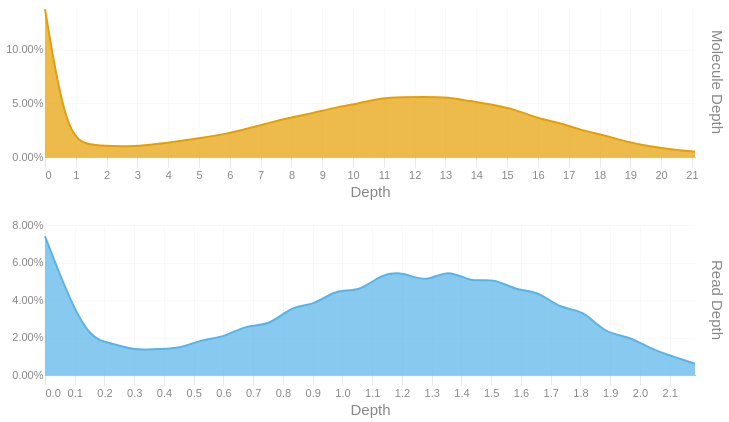

Notebook code cell kept with this figure:
### Code cell
readdep = depth_hist(tb['Read Depth'], q99, 3)
readdep = readdep.with_columns(pl.lit('Read Depth').alias('Metric'))
if not SKIPLR:
    moldep = depth_hist(tb['Molecule Depth'], mol_q99, 1)
    moldep = moldep.with_columns(pl.lit('Molecule Depth').alias('Metric'))
    _hist = pl.concat([readdep, moldep])
    _hist = _hist.filter(pl.col('Proportion') != 0)
    with SafeRender(_hist):
        (
            alt.Chart(_hist)        
            .mark_area(interpolate = "basis")
            .encode(
                x=alt.X('Bin:Q').scale(domainMin=0).axis(alt.Axis(title='Depth')),
                y = alt.Y('Proportion:Q', title = None).axis(format = '.2%'),
                color = alt.Color('Metric:N').legend(None),
                row = alt.Row("Metric:N").header(title = None, labelOrient = 'right'),
                tooltip = [
                    alt.Tooltip("Metric:N", title = "Metric"),
                    alt.Tooltip('Interval:N', title = "Depth Interval"),
                    alt.Tooltip('Proportion:Q', title = "% Alignments").format('.2%')
                ]
            )
            .resolve_scale(x='independent', y='independent')
            .properties(
                height = 150, width = 650,
                usermeta={'embedOptions': {'downloadFileName': f'{samplename}.depth.hist'}}
            )
        ).display()
else:
    readdep = readdep.filter(pl.col('Proportion') != 0)
    with SafeRender(readdep):
        (
            alt.Chart(readdep)        
            .mark_area(interpolate = "basis")
            .encode(
                x=alt.X('Bin:Q').scale(domainMin=0).axis(alt.Axis(title='Depth')),
                y = alt.Y('Proportion:Q', title = None).axis(format = '.2%'),
                tooltip = [
                    alt.Tooltip('Interval:N', title = "Depth Interval"),
                    alt.Tooltip('Proportion:Q', title = "% Alignments").format('.2%')
                ]
            )
            .properties(
                usermeta={'embedOptions': {'downloadFileName': f'{samplename}.depth.hist'}}
            )
        ).display()

### Figure 1 — Vega-Lite specification as saved in the notebook (floating-point values rounded to 4 significant figures)
{"width": 650, "height": 150, "config": {"title": {"anchor": "start", "dy": -15, "fontSize": 18, "color": "#888888", "subtitleColor": "#888888", "subtitleFontSize": 14}, "arc": {"fill": "#0072B2"}, "axis": {"domainColor": "#888888", "domainWidth": 0.5, "gridWidth": 0.2, "grid": false, "titleFontWeight": 400, "titleFontSize": 15, "labelFontSize": 11, "labelColor": "#888888", "tickColor": "#888888", "tickWidth": 0.2, "titleColor": "#888888"}, "axisBand": {"grid": false}, "axisX": {"grid": true, "tickSize": 10, "domainCap": "round"}, "axisY": {"domain": false, "grid": true, "tickSize": 0, "domainCap": "round"}, "background": "transparent", "header": {"labelFontSize": 15, "labelColor": "#888888", "titleFontSize": 15, "titleFontWeight": 600, "titleColor": "#888888"}, "legend": {"labelFont": "sans-serif", "labelFontSize": 12, "labelColor": "#888888", "symbolSize": 100, "symbolType": "circle", "titleFontSize": 12, "titlePadding": 10, "titleColor": "#888888", "title": null}, "range": {"category": ["#E69F00", "#56B4E9", "#009E73", "#F0E442", "#0072B2", "#D55E00", "#CC79A7", "#000000"], "diverging": ["#cfe8f3", "#a2d4ec", "#73bfe2", "#46abdb", "#1696d2", "#12719e"]}, "area": {"fill": "#0072B2", "fillOpacity": 0.7, "line": true, "strokeOpacity": 0.7}, "line": {"color": "#0072B2", "stroke": "#0072B2", "strokeWidth": 2}, "trail": {"color": "#0072B2", "stroke": "#0072B2", "strokeWidth": 0, "size": 1}, "point": {"filled": true, "fillOpacity": 1.0, "size": 95}, "text": {"color": "#888888", "fontSize": 11, "align": "right", "fontWeight": 400, "size": 11}, "bar": {"fill": "#0072B2", "stroke": null}, "view": {"stroke": null, "continuousWidth": 660, "continuousHeight": 400}}, "data": {"name": "data-9740b67c91a1563985c3f279bc4016ac"}, "mark": {"type": "area", "interpolate": "basis"}, "encoding": {"color": {"field": "Metric", "legend": null, "type": "nominal"}, "row": {"field": "Metric", "header": {"title": null, "labelOrient": "right"}, "type": "nominal"}, "tooltip": [{"field": "Metric", "title": "Metric", "type": "nominal"}, {"field": "Interval", "title": "Depth Interval", "type": "nominal"}, {"field": "Proportion", "format": ".2%", "title": "% Alignments", "type": "quantitative"}], "x": {"axis": {"title": "Depth"}, "field": "Bin", "scale": {"domainMin": 0}, "type": "quantitative"}, "y": {"axis": {"format": ".2%"}, "field": "Proportion", "title": null, "type": "quantitative"}}, "resolve": {"scale": {"x": "independent", "y": "independent"}}, "usermeta": {"embedOptions": {"downloadFileName": "TF26LRJL0042_50B_H_10484332_23Y22YLT4_L7.depth.hist"}}, "$schema": "https://vega.github.io/schema/vega-lite/v6.4.1.json", "datasets": {"data-9740b67c91a1563985c3f279bc4016ac": [{"Bin": 0.0, "Interval": "0.0-0.075", "Proportion": 0.074, "Metric": "Read Depth"}, {"Bin": 0.075, "Interval": "0.075-0.151", "Proportion": 0.043, "Metric": "Read Depth"}, {"Bin": 0.151, "Interval": "0.151-0.226", "Proportion": 0.019, "Metric": "Read Depth"}, {"Bin": 0.226, "Interval": "0.226-0.301", "Proportion": 0.017, "Metric": "Read Depth"}, {"Bin": 0.301, "Interval": "0.301-0.377", "Proportion": 0.013, "Metric": "Read Depth"}, {"Bin": 0.377, "Interval": "0.377-0.452", "Proportion": 0.014, "Metric": "Read Depth"}, {"Bin": 0.452, "Interval": "0.452-0.527", "Proportion": 0.014, "Metric": "Read Depth"}, {"Bin": 0.527, "Interval": "0.527-0.603", "Proportion": 0.019, "Metric": "Read Depth"}, {"Bin": 0.603, "Interval": "0.603-0.678", "Proportion": 0.02, "Metric": "Read Depth"}, {"Bin": 0.678, "Interval": "0.678-0.753", "Proportion": 0.027, "Metric": "Read Depth"}, {"Bin": 0.753, "Interval": "0.753-0.829", "Proportion": 0.026, "Metric": "Read Depth"}, {"Bin": 0.829, "Interval": "0.829-0.904", "Proportion": 0.037, "Metric": "Read Depth"}, {"Bin": 0.904, "Interval": "0.904-0.979", "Proportion": 0.037, "Metric": "Read Depth"}, {"Bin": 0.979, "Interval": "0.979-1.055", "Proportion": 0.046, "Metric": "Read Depth"}, {"Bin": 1.055, "Interval": "1.055-1.13", "Proportion": 0.044, "Metric": "Read Depth"}, {"Bin": 1.13, "Interval": "1.13-1.205", "Proportion": 0.054, "Metric": "Read Depth"}, {"Bin": 1.205, "Interval": "1.205-1.281", "Proportion": 0.055, "Metric": "Read Depth"}, {"Bin": 1.281, "Interval": "1.281-1.356", "Proportion": 0.049, "Metric": "Read Depth"}, {"Bin": 1.356, "Interval": "1.356-1.431", "Proportion": 0.057, "Metric": "Read Depth"}, {"Bin": 1.431, "Interval": "1.431-1.507", "Proportion": 0.049, "Metric": "Read Depth"}, {"Bin": 1.507, "Interval": "1.507-1.582", "Proportion": 0.052, "Metric": "Read Depth"}, {"Bin": 1.582, "Interval": "1.582-1.657", "Proportion": 0.045, "Metric": "Read Depth"}, {"Bin": 1.657, "Interval": "1.657-1.733", "Proportion": 0.045, "Metric": "Read Depth"}, {"Bin": 1.733, "Interval": "1.733-1.808", "Proportion": 0.035, "Metric": "Read Depth"}, {"Bin": 1.808, "Interval": "1.808-1.883", "Proportion": 0.035, "Metric": "Read Depth"}, {"Bin": 1.883, "Interval": "1.883-1.959", "Proportion": 0.022, "Metric": "Read Depth"}, {"Bin": 1.959, "Interval": "1.959-2.034", "Proportion": 0.021, "Metric": "Read Depth"}, {"Bin": 2.034, "Interval": "2.034-2.109", "Proportion": 0.014, "Metric": "Read Depth"}, {"Bin": 2.109, "Interval": "2.109-2.185", "Proportion": 0.01, "Metric": "Read Depth"}, {"Bin": 2.185, "Interval": "2.185-2.26", "Proportion": 0.006, "Metric": "Read Depth"}, {"Bin": 0.0, "Interval": "0.0-0.7", "Proportion": 0.138, "Metric": "Molecule Depth"}, {"Bin": 0.7, "Interval": "0.7-1.5", "Proportion": 0.017, "Metric": "Molecule Depth"}, {"Bin": 1.5, "Interval": "1.5-2.2", "Proportion": 0.011, "Metric": "Molecule Depth"}, {"Bin": 2.2, "Interval": "2.2-2.9", "Proportion": 0.01, "Metric": "Molecule Depth"}, {"Bin": 2.9, "Interval": "2.9-3.6", "Proportion": 0.01, "Metric": "Molecule Depth"}, {"Bin": 3.6, "Interval": "3.6-4.4", "Proportion": 0.012, "Metric": "Molecule Depth"}, {"Bin": 4.4, "Interval": "4.4-5.1", "Proportion": 0.015, "Metric": "Molecule Depth"}, {"Bin": 5.1, "Interval": "5.1-5.8", "Proportion": 0.018, "Metric": "Molecule Depth"}, {"Bin": 5.8, "Interval": "5.8-6.5", "Proportion": 0.021, "Metric": "Molecule Depth"}, {"Bin": 6.5, "Interval": "6.5-7.3", "Proportion": 0.026, "Metric": "Molecule Depth"}, {"Bin": 7.3, "Interval": "7.3-8.0", "Proportion": 0.032, "Metric": "Molecule Depth"}, {"Bin": 8.0, "Interval": "8.0-8.7", "Proportion": 0.037, "Metric": "Molecule Depth"}, {"Bin": 8.7, "Interval": "8.7-9.4", "Proportion": 0.041, "Metric": "Molecule Depth"}, {"Bin": 9.4, "Interval": "9.4-10.2", "Proportion": 0.046, "Metric": "Molecule Depth"}, {"Bin": 10.2, "Interval": "10.2-10.9", "Proportion": 0.05, "Metric": "Molecule Depth"}, {"Bin": 10.9, "Interval": "10.9-11.6", "Proportion": 0.055, "Metric": "Molecule Depth"}, {"Bin": 11.6, "Interval": "11.6-12.3", "Proportion": 0.056, "Metric": "Molecule Depth"}, {"Bin": 12.3, "Interval": "12.3-13.1", "Proportion": 0.056, "Metric": "Molecule Depth"}, {"Bin": 13.1, "Interval": "13.1-13.8", "Proportion": 0.056, "Metric": "Molecule Depth"}, {"Bin": 13.8, "Interval": "13.8-14.5", "Proportion": 0.052, "Metric": "Molecule Depth"}, {"Bin": 14.5, "Interval": "14.5-15.3", "Proportion": 0.049, "Metric": "Molecule Depth"}, {"Bin": 15.3, "Interval": "15.3-16.0", "Proportion": 0.044, "Metric": "Molecule Depth"}, {"Bin": 16.0, "Interval": "16.0-16.7", "Proportion": 0.036, "Metric": "Molecule Depth"}, {"Bin": 16.7, "Interval": "16.7-17.4", "Proportion": 0.032, "Metric": "Molecule Depth"}, {"Bin": 17.4, "Interval": "17.4-18.2", "Proportion": 0.025, "Metric": "Molecule Depth"}, {"Bin": 18.2, "Interval": "18.2-18.9", "Proportion": 0.02, "Metric": "Molecule Depth"}, {"Bin": 18.9, "Interval": "18.9-19.6", "Proportion": 0.014, "Metric": "Molecule Depth"}, {"Bin": 19.6, "Interval": "19.6-20.3", "Proportion": 0.01, "Metric": "Molecule Depth"}, {"Bin": 20.3, "Interval": "20.3-21.1", "Proportion": 0.007, "Metric": "Molecule Depth"}, {"Bin": 21.1, "Interval": "21.1-21.79", "Proportion": 0.005, "Metric": "Molecule Depth"}]}}
